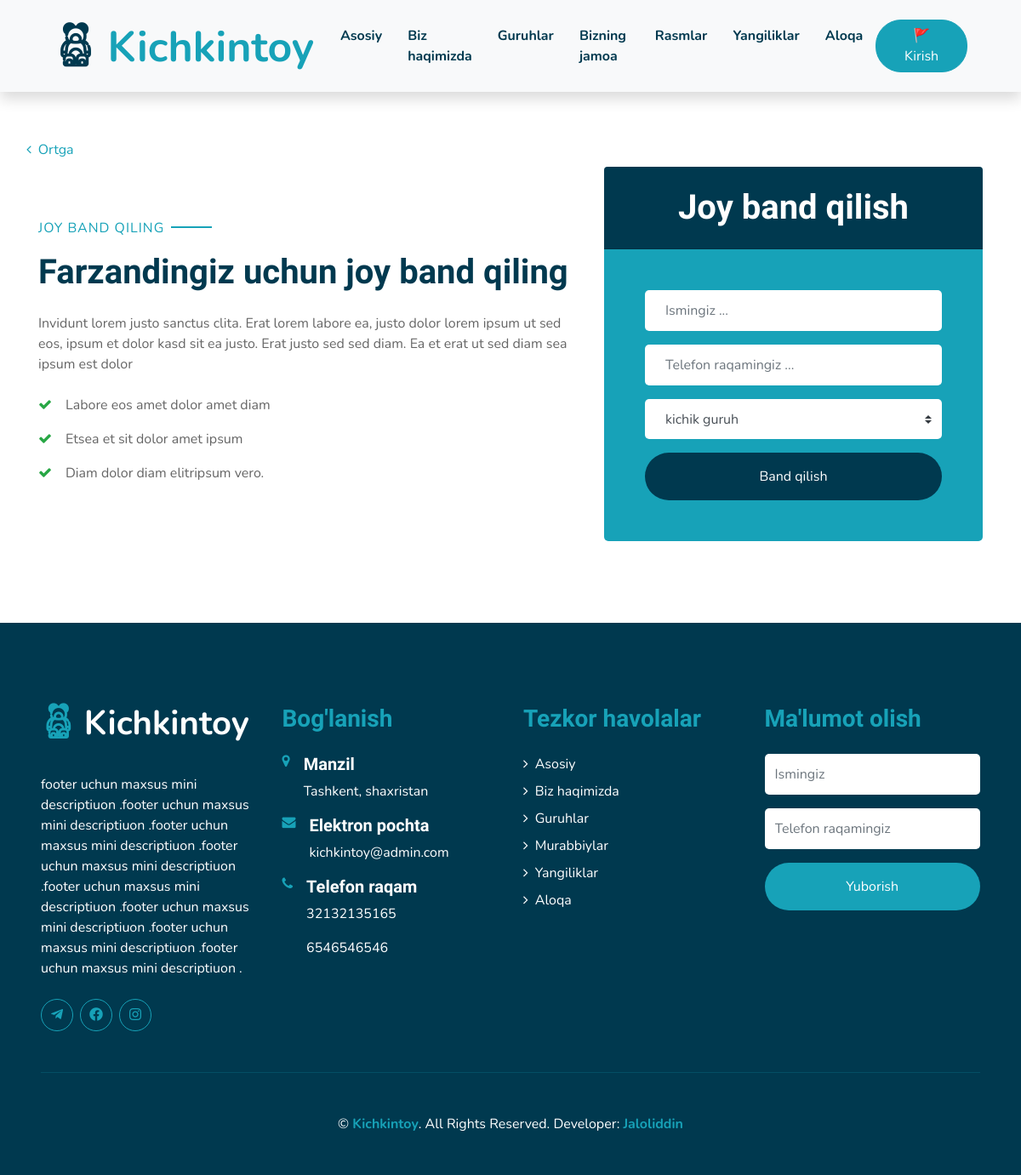
Before: /booking/1/ with the older database file.
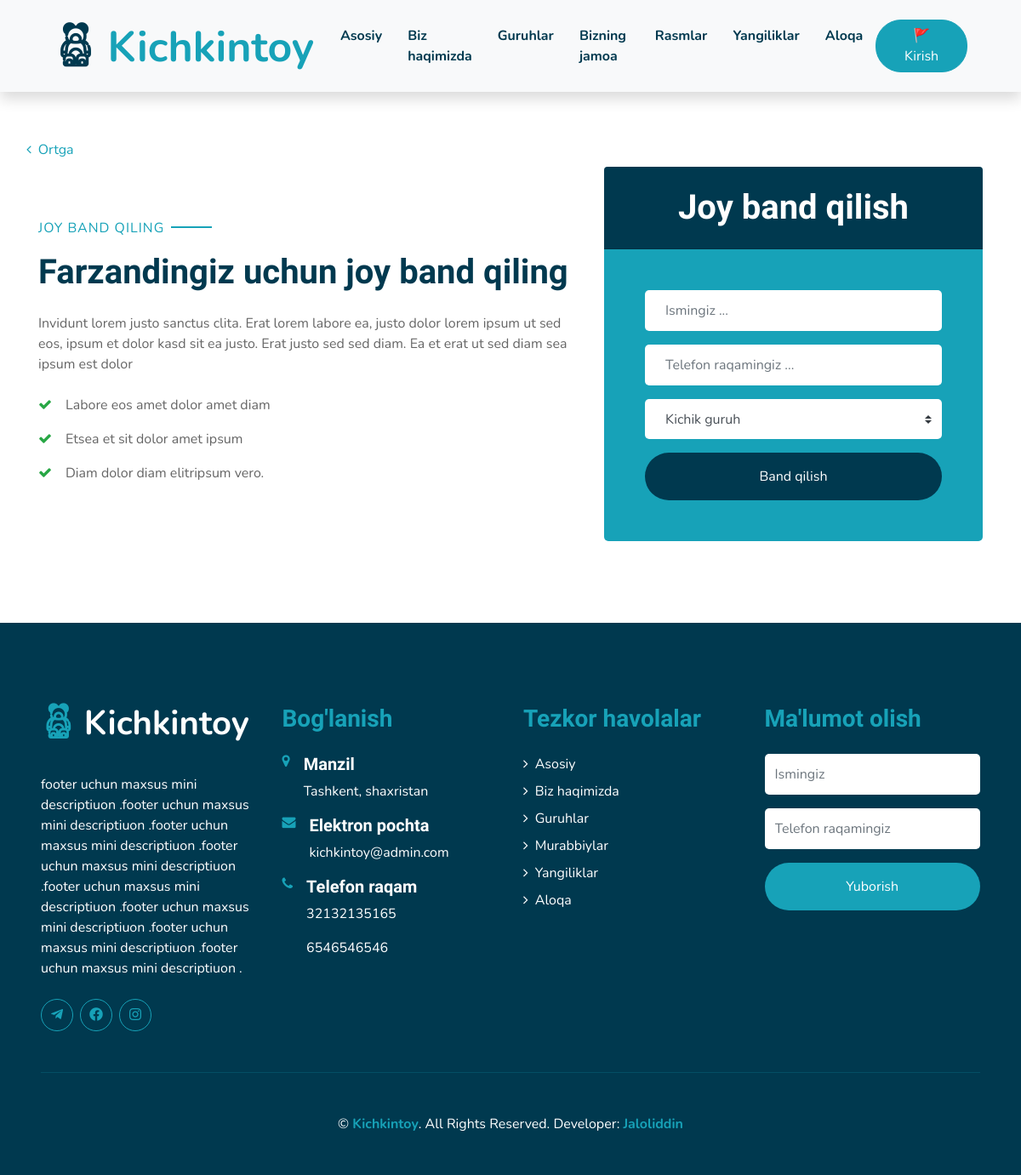
After: the same page with the newer database file.
### kichkintoy/models.py (models this page shows, shortened)
class Group(models.Model):
    class Meta:
        verbose_name = "Group"
        verbose_name_plural = "Groups"
    name = models.CharField(max_length=200, null=True, blank=True)
    description = RichTextField( null=True, blank=True)
    ages = models.CharField(max_length=200, null=True, blank=True, )
    seats = models.IntegerField()
    time = models.CharField(max_length=200, null=True, blank=True)
    price = models.CharField(max_length=50,null=True, blank=True)
    photo = models.ImageField(upload_to="photos/",null=True, blank=True)

### kichkintoy/views.py (the view)
# urls.py: path('booking/<int:pk>/', booking, name="booking"),
def booking(request, pk):
    group = get_object_or_404(Group, pk=pk)
    all_gr = Group.objects.all()
    contacts = Contacts.objects.all()[0]
    context = {
        'group': group,
        'all_gr': all_gr,
        'contacts': contacts,
    }
    if request.method == 'POST':
        name = request.POST['name']
        print(name)
        phone = request.POST['phone']
        print(phone)
        group = request.POST.get('group')
        print(group)
        if group != "":
            group = "Ma'lumot olish uchun"
        my_model_obj = Booking_grop(
            name=name,
            phone=phone,
            group=group
            )
        my_model_obj.save()
        messages.success(request, 'Xabaringiz muvaffaqiyatli yuborildi! \n Tez orada siz bilan a`loqaga chiqamiz')
        return redirect('/class/' )
    else:
        return render(request, 'booking.html', context)

### templates/booking.html (shortened to what this page needs)
{% extends 'base.html' %}
{% load static %}
{% block activ_title %}
<a href="{% url 'home' %}" class="nav-item nav-link ">Asosiy</a>
<a href="{% url 'about' %}" class="nav-item nav-link ">Biz haqimizda</a>
<a href="{% url 'class' %}" class="nav-item nav-link ">Guruhlar</a>
<a href="{% url 'team' %}" class="nav-item nav-link ">Bizning jamoa</a>
<a href="{% url 'galery' %}" class="nav-item nav-link ">Rasmlar</a>
<a href="{% url 'article' %}" class="nav-item nav-link " >Yangiliklar</a>
<a href="{% url 'contact' %}" class="nav-item nav-link">Aloqa</a>
{% endblock activ_title %}
{% block content %}
    <section id="joybandqilish">
        <div class="container-fluid py-5">
            <a href="{% url 'home' %}" class="nav-item nav-link">
                <i class="fa fa-angle-left mr-2"></i>Ortga
            </a>
            <div class="container">
                <div class="row align-items-center">
                    <div class="col-lg-7 mb-5 mb-lg-0">
                        <p class="section-title pr-5"><span class="pr-2">Joy band qiling</span></p>
                        <h1 class="mb-4">Farzandingiz uchun joy band qiling</h1>
                        <p>Invidunt lorem justo sanctus clita. Erat lorem labore ea, justo dolor lorem ipsum ut sed eos,
                            ipsum et dolor kasd sit ea justo. Erat justo sed sed diam. Ea et erat ut sed diam sea ipsum est
                            dolor</p>
                        <ul class="list-inline m-0">
                            <li class="py-2"><i class="fa fa-check text-success mr-3"></i>Labore eos amet dolor amet diam</li>
                            <li class="py-2"><i class="fa fa-check text-success mr-3"></i>Etsea et sit dolor amet ipsum</li>
                            <li class="py-2"><i class="fa fa-check text-success mr-3"></i>Diam dolor diam elitripsum vero.</li>
                        </ul>
                    </div>
                    <div class="col-lg-5">
                        <div class="card border-0">
                            <div class="card-header bg-secondary text-center p-4">
                                <h1 class="text-white m-0">Joy band qilish</h1>
                            </div>
                            <div class="card-body rounded-bottom bg-primary p-5">
                                <form method="POST">{% csrf_token %}
                                    <div class="form-group">
                                        <input type="text" class="form-control border-0 p-4" placeholder="Ismingiz ..." required="required" name="name" />
                                    </div>
                                    <div class="form-group">
                                        <input type="phone" class="form-control border-0 p-4" placeholder="Telefon raqamingiz ..." required="required" name="phone" />
                                    </div>
                                    <div class="form-group">
                                        <select class="custom-select border-0 px-4" style="height: 47px;" name = "group">
                                            <option selected >{{ group.name }}</option>
                                        </select>
                                    </div>
                                    <div>
                                        <button class="btn btn-secondary btn-block border-0 py-3" type="submit">Band qilish</button>
                                    </div>
                                </form>
                            </div>
                        </div>
                    </div>
                </div>
            </div>
        </div>
    </section>
    {% endblock content %}

Changed rows visible on the page:
changed Group: group "kichik guruh" → "Kichik guruh"
